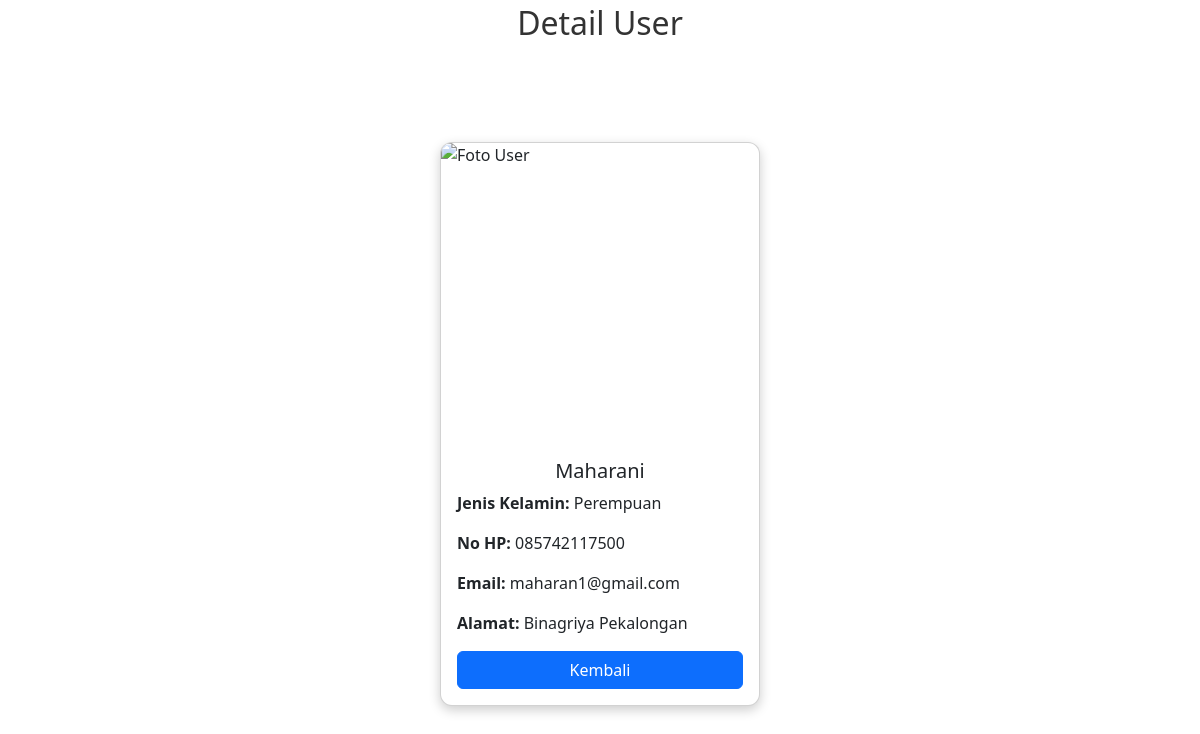
The app's page /detail.php?id=15 with its own data.
### tables this page shows
CREATE TABLE `tb_users` (
  `id` int(10) NOT NULL,
  `nama` varchar(255) NOT NULL,
  `alamat` varchar(255) NOT NULL,
  `nohp` char(13) NOT NULL,
  `foto` blob DEFAULT NULL,
  `jenis_kelamin` enum('Laki-laki','Perempuan') DEFAULT NULL,
  `email` varchar(255) DEFAULT NULL
);

### detail.php (the view, shortened to what this page needs)
<?php
$servername = "localhost";
$username = "root";
$password = "";
$dbname = "db_php";
$conn = new mysqli($servername, $username, $password, $dbname);
if (isset($_GET['id'])) {
    $id = $_GET['id'];
    $sql = "SELECT * FROM tb_users WHERE id = $id";
    $result = $conn->query($sql);
    if ($result->num_rows > 0) {
        $row = $result->fetch_assoc();
    } else {
        echo "Data tidak ditemukan.";
        exit;
    }
} else {
    echo "ID tidak ditemukan.";
    exit;
}
?>
<!doctype html>
<html lang="en">
<head>
    <link href="https://cdn.jsdelivr.net/npm/bootstrap@5.3.3/dist/css/bootstrap.min.css" rel="stylesheet">
</head>
<body>
<div class="container mt-4">
<h1>Detail User</h1>
    <div class="card" style="width: 20rem;">
        <img src="detail.php?id=<?php echo $row['id']; ?>&show_image=1" class="card-img-top" alt="Foto User">
        <div class="card-body">
            <h5 class="card-title"><?php echo $row['nama']; ?></h5>
            <p class="card-text"><strong>Jenis Kelamin:</strong> <?php echo $row['jenis_kelamin']; ?></p>
            <p class="card-text"><strong>No HP:</strong> <?php echo $row['nohp']; ?></p>
            <p class="card-text"><strong>Email:</strong> <?php echo $row['email']; ?></p>
            <p class="card-text"><strong>Alamat:</strong> <?php echo $row['alamat']; ?></p>
            <a href="index.php" class="btn btn-primary">Kembali</a>
        </div>
    </div>
</div>
</body>
</html>

### detail.php (style rules this page uses)
body, html { height: 100%; margin: 0; }
.container { display: flex; justify-content: center; align-items: center; height: 100vh; position: relative; }
.card { width: 40rem; box-shadow: 0 4px 12px rgba(0, 0, 0, 0.2); border-radius: 12px; overflow: hidden; }
.card-title { text-align : center; }
img { width: 100%; height: 300px; object-fit: cover; }
h1 { position: absolute; top: -20px; left: 50%; transform: translateX(-50%); font-size: 2rem; color: #333; }
.btn { width: 100%; }

### records on screen
tb_users: nama "Maharani", jenis_kelamin "Perempuan", nohp "085742117500", email "maharan1@gmail.com", alamat "Binagriya Pekalongan"
